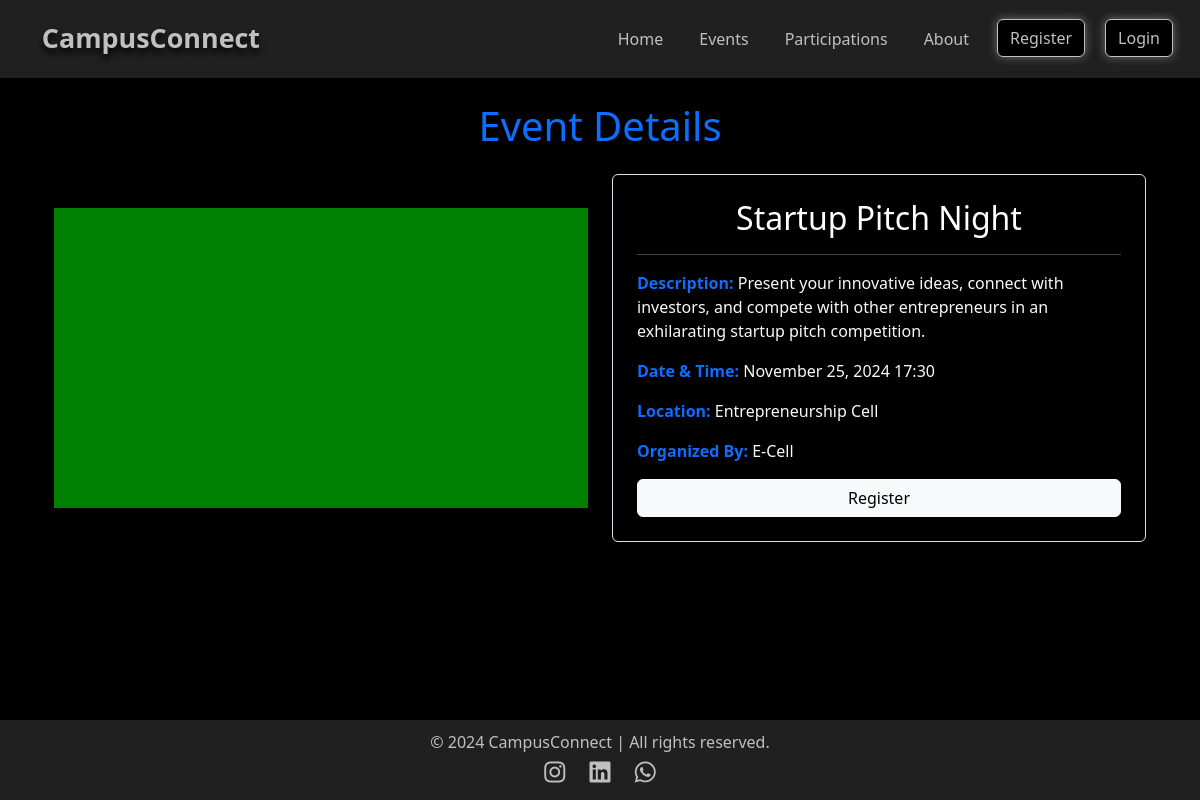
/events/8/, run on the app's committed database.
### events/models.py (models this page shows, shortened)
class Event(models.Model):
    user = models.ForeignKey(User, on_delete=models.CASCADE)
    title = models.CharField(max_length=255)
    description = models.TextField()
    event_datetime = models.DateTimeField(default=timezone.now)
    location = models.CharField(max_length=255)
    photo = models.ImageField(upload_to='events/photos/', blank=True, null=True)
    organized_by = models.CharField(max_length=255, default="Anonymous")
    participants = models.ManyToManyField(User, related_name="registered_events", blank=True)

### events/views.py (the view)
# urls.py: path('events/<int:event_id>/', views.event_detail, name='event_detail'),
def event_detail(request, event_id):
    event = get_object_or_404(Event, id=event_id)
    is_creator = event.organized_by == request.user
    is_registered = event.participants.filter(id=request.user.id).exists()
    return render(request, 'event_detail.html', {
        'event': event,
        'is_creator': is_creator,
        'is_registered': is_registered
    })

### events/templates/event_detail.html
{% extends 'layout.html' %}
{% block content %}
<div class="container mt-4">
    <h1 class="text-center mb-4" style="color: #0d6efd;">Event Details</h1>
    <div class="row align-items-center">
        <div class="col-md-6">
            <img src="{{ event.photo.url }}" class="img-fluid" alt="Event photo">
        </div>
        <div class="col-md-6">
            <div class="border p-4 rounded">
                <h2 style="color: #ffffff;"><center>{{ event.title }}</center></h2><hr>
                <p><strong><span style="color: #0d6efd;">Description:</span></strong> {{ event.description }}</p>
                <p><strong><span style="color: #0d6efd;">Date & Time:</span></strong> {{ event.event_datetime|date:"F d, Y H:i" }}</p>
                <p><strong><span style="color: #0d6efd;">Location:</span></strong> {{ event.location }}</p>
                <p><strong><span style="color: #0d6efd;">Organized By:</span></strong> {{ event.organized_by }}</p>
                {% if is_registered %}
                    <p class="alert alert-light">You have registered for this event.</p>
                {% else %}
                    <a href="{% url 'register_event_details' event.id %}" class="btn btn-light w-100">Register</a>
                {% endif %}
            </div>
        </div>
    </div>
</div>
{% endblock %}

### templates/layout.html (style rules this page uses)
body { background-color: #000000; color: #f8f9fa; min-height: 100vh; display: flex; flex-direction: column; }

### data on the page
Event: photo (picture), title "Startup Pitch Night", description "Present your innovative ideas, connect with investors, and compete with other entrepreneurs in an exhilarating startup pitch competition.", event_datetime "November 25, 2024 17:30", location "Entrepreneurship Cell", organized_by "E-Cell"
